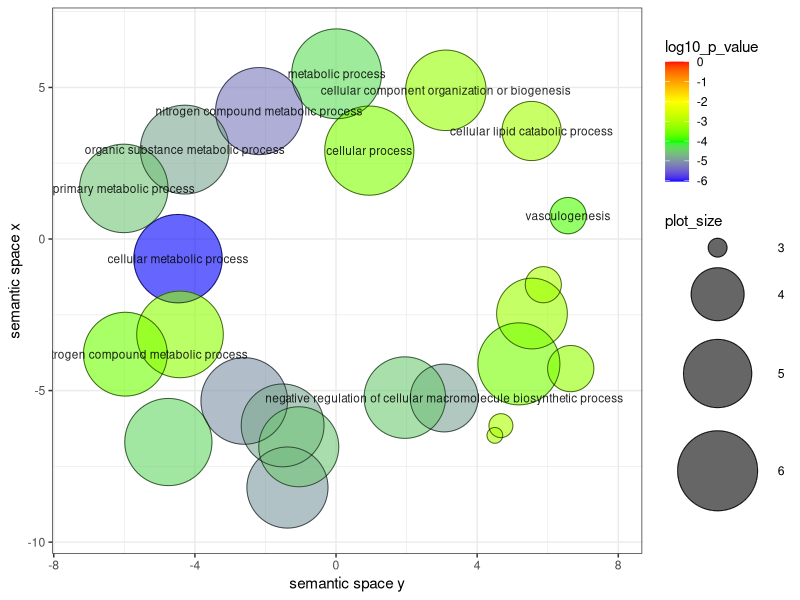
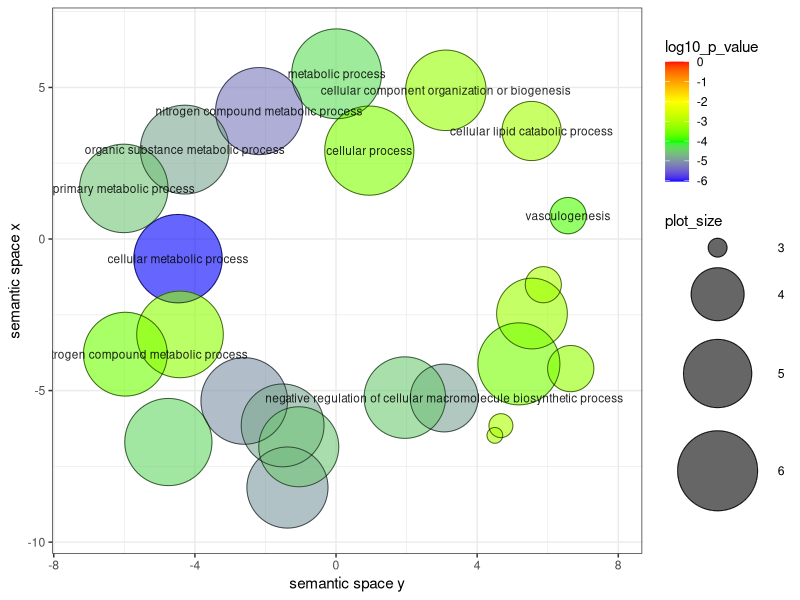

Source code (R) for these figures, in order:


# A plotting R script produced by the REVIGO server at http://revigo.irb.hr/
# If you found REVIGO useful in your work, please cite the following reference:
# Supek F et al. "REVIGO summarizes and visualizes long lists of Gene Ontology
# terms" PLoS ONE 2011. doi:10.1371/journal.pone.0021800


# --------------------------------------------------------------------------
# If you don't have the ggplot2 package installed, uncomment the following line:
# install.packages( "ggplot2" );
library( ggplot2 );
# --------------------------------------------------------------------------
# If you don't have the scales package installed, uncomment the following line:
# install.packages( "scales" );
library( scales );


# --------------------------------------------------------------------------
# Here is your data from REVIGO. Scroll down for plot configuration options.

revigo.names <- c("term_ID","description","frequency_%","plot_X","plot_Y","plot_size","log10_p_value","uniqueness","dispensability");
revigo.data <- rbind(c("GO:0008152","metabolic process",75.387, 0.017, 5.450, 6.986,-4.3307,0.990,0.000),
c("GO:0009987","cellular process",63.780, 0.943, 2.916, 6.913,-3.4609,0.986,0.000),
c("GO:0071840","cellular component organization or biogenesis", 8.568, 3.112, 4.905, 6.041,-3.2518,0.964,0.000),
c("GO:2000113","negative regulation of cellular macromolecule biosynthetic process", 0.715, 3.065,-5.245, 4.963,-4.8894,0.328,0.000),
c("GO:0001570","vasculogenesis", 0.016, 6.575, 0.771, 3.300,-3.8153,0.856,0.024),
c("GO:0044237","cellular metabolic process",53.061,-4.479,-0.648, 6.833,-6.0376,0.861,0.058),
c("GO:1901564","organonitrogen compound metabolic process",17.886,-5.971,-3.799, 6.361,-3.6126,0.779,0.067),
c("GO:0006807","nitrogen compound metabolic process",38.744,-2.180, 4.220, 6.696,-5.2692,0.911,0.088),
c("GO:0071704","organic substance metabolic process",58.357,-4.288, 2.950, 6.874,-4.8268,0.908,0.119),
c("GO:0044238","primary metabolic process",53.743,-6.016, 1.669, 6.839,-4.5670,0.909,0.120),
c("GO:0044242","cellular lipid catabolic process", 0.180, 5.543, 3.563, 4.363,-3.1024,0.868,0.124),
c("GO:0044260","cellular macromolecule metabolic process",34.276,-2.601,-5.343, 6.643,-5.0362,0.690,0.191),
c("GO:0010810","regulation of cell-substrate adhesion", 0.036, 6.652,-4.275, 3.668,-3.2725,0.649,0.206),
c("GO:0043170","macromolecule metabolic process",39.491,-4.752,-6.698, 6.705,-4.4034,0.834,0.224),
c("GO:0010559","regulation of glycoprotein biosynthetic process", 0.008, 4.502,-6.478, 2.993,-3.0472,0.604,0.277),
c("GO:0043412","macromolecule modification", 9.785,-1.377,-8.199, 6.099,-4.9666,0.770,0.331),
c("GO:0044267","cellular protein metabolic process",14.293,-1.514,-6.149, 6.263,-4.8297,0.685,0.373),
c("GO:0034641","cellular nitrogen compound metabolic process",34.137,-4.422,-3.148, 6.641,-3.3468,0.748,0.415),
c("GO:0030500","regulation of bone mineralization", 0.015, 5.875,-1.508, 3.294,-3.0472,0.645,0.492),
c("GO:0050793","regulation of developmental process", 1.205, 5.554,-2.459, 5.189,-3.1931,0.549,0.526),
c("GO:2000112","regulation of cellular macromolecule biosynthetic process",10.683, 1.950,-5.232, 6.137,-4.5317,0.287,0.555),
c("GO:1903018","regulation of glycoprotein metabolic process", 0.009, 4.673,-6.157, 3.042,-3.0472,0.607,0.597),
c("GO:0019222","regulation of metabolic process",11.942, 5.183,-4.119, 6.185,-3.5287,0.459,0.607),
c("GO:0006464","cellular protein modification process", 7.726,-1.056,-6.854, 5.996,-4.5622,0.702,0.611));

one.data <- data.frame(revigo.data);
names(one.data) <- revigo.names;
one.data <- one.data [(one.data$plot_X != "null" & one.data$plot_Y != "null"), ];
one.data$plot_X <- as.numeric( as.character(one.data$plot_X) );
one.data$plot_Y <- as.numeric( as.character(one.data$plot_Y) );
one.data$plot_size <- as.numeric( as.character(one.data$plot_size) );
one.data$log10_p_value <- as.numeric( as.character(one.data$log10_p_value) );
one.data$frequency <- as.numeric( as.character(one.data$frequency) );
one.data$uniqueness <- as.numeric( as.character(one.data$uniqueness) );
one.data$dispensability <- as.numeric( as.character(one.data$dispensability) );
#head(one.data);


# --------------------------------------------------------------------------
# Names of the axes, sizes of the numbers and letters, names of the columns,
# etc. can be changed below

p1 <- ggplot( data = one.data );
p1 <- p1 + geom_point( aes( plot_X, plot_Y, colour = log10_p_value, size = plot_size), alpha = I(0.6) ) + scale_size_area();
p1 <- p1 + scale_colour_gradientn( colours = c("blue", "green", "yellow", "red"), limits = c( min(one.data$log10_p_value), 0) );
p1 <- p1 + geom_point( aes(plot_X, plot_Y, size = plot_size), shape = 21, fill = "transparent", colour = I (alpha ("black", 0.6) )) + scale_size_area();
p1 <- p1 + scale_size( range=c(5, 30)) + theme_bw(); # + scale_fill_gradientn(colours = heat_hcl(7), limits = c(-300, 0) );
ex <- one.data [ one.data$dispensability < 0.15, ]; 
p1 <- p1 + geom_text( data = ex, aes(plot_X, plot_Y, label = description), colour = I(alpha("black", 0.85)), size = 3 );
p1 <- p1 + labs (y = "semantic space x", x = "semantic space y");
p1 <- p1 + theme(legend.key = element_blank()) ;
one.x_range = max(one.data$plot_X) - min(one.data$plot_X);
one.y_range = max(one.data$plot_Y) - min(one.data$plot_Y);
p1 <- p1 + xlim(min(one.data$plot_X)-one.x_range/10,max(one.data$plot_X)+one.x_range/10);
p1 <- p1 + ylim(min(one.data$plot_Y)-one.y_range/10,max(one.data$plot_Y)+one.y_range/10);



# --------------------------------------------------------------------------
# Output the plot to screen

p1;
pdf("plots/revigo-down_YM.pdf")
print(p1)     # Plot 1 --> in the first page of PDF
#print(myplot2)     # Plot 2 ---> in the second page of the PDF
dev.off() 

# Uncomment the line below to also save the plot to a file.
# The file type depends on the extension (default=pdf).

# ggsave("C:/Users/path_to_your_file/revigo-plot.pdf");
